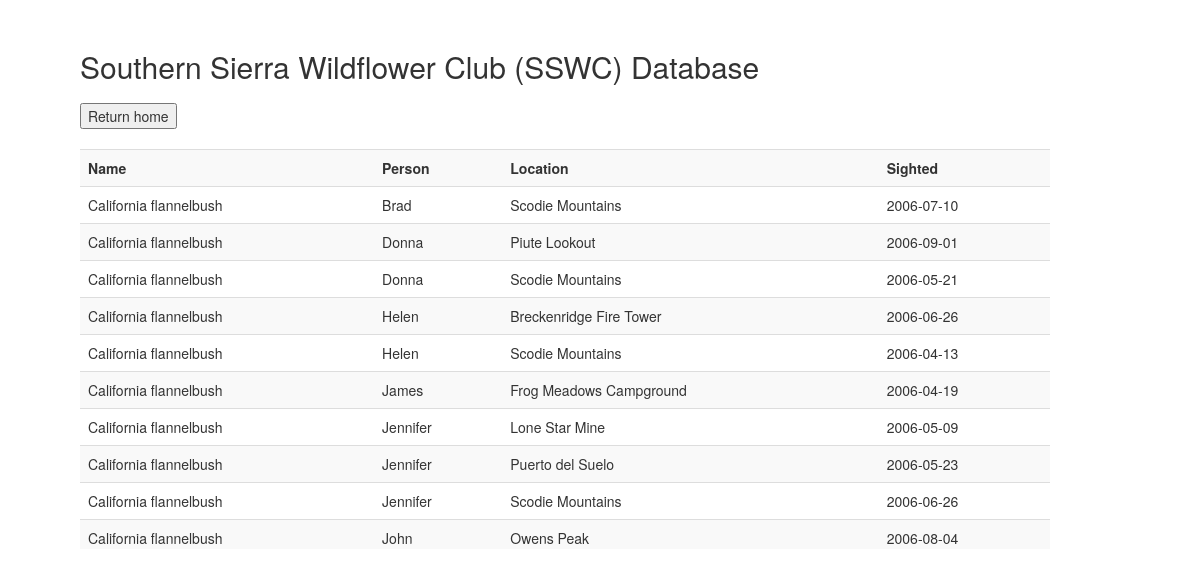
Screenshot of /sightings/California flannelbush with the database file from the repository.
### tables this page shows
CREATE TABLE SIGHTINGS 
(NAME VARCHAR(30) , PERSON VARCHAR(30), 
 LOCATION VARCHAR(30) , SIGHTED DATE, 
 CONSTRAINT sightings_pk PRIMARY KEY 
 (NAME, PERSON, LOCATION, SIGHTED),
CONSTRAINT fk1_sightings
  FOREIGN KEY (NAME)
          REFERENCES FLOWERS(COMNAME),
CONSTRAINT fk2_sightings
  FOREIGN KEY (LOCATION)
          REFERENCES FEATURES(LOCATION)
);

### flowersdb.py (the view)
@app.route("/sightings/<string:name>", methods=["GET", "POST"])
def getSightings(name):
    connection = engine.connect()
    sighting = connection.execute("SELECT * FROM SIGHTINGS WHERE NAME = :NAME",{"NAME":name}).fetchmany(10)
    return render_template('sightings.html', sighting=sighting)
    connection.close()

### templates/sightings.html (shortened to what this page needs)
<!DOCTYPE html>
<html>
<head>
  <link rel="stylesheet" href="https://maxcdn.bootstrapcdn.com/bootstrap/3.3.5/css/bootstrap.min.css">
  <link rel="stylesheet" href="styles/main.css">
</head>
  <body>
    <h2>Southern Sierra Wildflower Club (SSWC) Database</h2>
    <form action="/">
        <button name="home" type="submit">Return home</button>
    </form>
    <div class="tableWrapper">
      <table class="table table-striped table-hover">
        <tr>
          <th>Name</th>
          <th>Person</th>
          <th>Location</th>
          <th>Sighted</th>
        </tr>
        {% for row in sighting %}
                <tr>
                        <td>{{ row.0 }}</td>
                        <td>{{ row.1 }}</td>
                        <td>{{ row.2 }}</td>
                        <td>{{ row.3 }}</td>
                </tr>
        {% endfor %}
      </table>
    </div>
  </body>
</html>

### styles/main.css (style rules this page uses)
body { margin-top: 100px; margin-bottom: 100px; margin-right: 150px; margin-left: 80px; }
.tableWrapper { max-height: 400px; overflow: auto; }

### templates/sightings.html (style rules this page uses)
body { margin-top: 50px; margin-bottom: 100px; margin-right: 150px; margin-left: 80px; }

### rows the page displays
SIGHTINGS: NAME "California flannelbush", PERSON "Brad", LOCATION "Scodie Mountains", SIGHTED "2006-07-10"
SIGHTINGS: NAME "California flannelbush", PERSON "Donna", LOCATION "Piute Lookout", SIGHTED "2006-09-01"
SIGHTINGS: NAME "California flannelbush", PERSON "Donna", LOCATION "Scodie Mountains", SIGHTED "2006-05-21"
SIGHTINGS: NAME "California flannelbush", PERSON "Helen", LOCATION "Breckenridge Fire Tower", SIGHTED "2006-06-26"
SIGHTINGS: NAME "California flannelbush", PERSON "Helen", LOCATION "Scodie Mountains", SIGHTED "2006-04-13"
SIGHTINGS: NAME "California flannelbush", PERSON "James", LOCATION "Frog Meadows Campground", SIGHTED "2006-04-19"
SIGHTINGS: NAME "California flannelbush", PERSON "Jennifer", LOCATION "Lone Star Mine", SIGHTED "2006-05-09"
SIGHTINGS: NAME "California flannelbush", PERSON "Jennifer", LOCATION "Puerto del Suelo", SIGHTED "2006-05-23"
SIGHTINGS: NAME "California flannelbush", PERSON "Jennifer", LOCATION "Scodie Mountains", SIGHTED "2006-06-26"
SIGHTINGS: NAME "California flannelbush", PERSON "John", LOCATION "Owens Peak", SIGHTED "2006-08-04"
